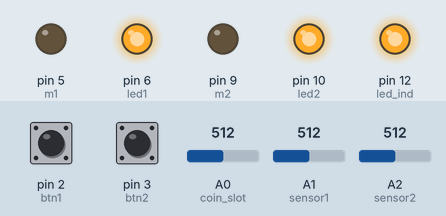
This sketch was run on a simulated Arduino Uno, built with avr-gcc and run on an emulated ATmega328P. On the bench: output pins drawn as LEDs (lit = HIGH). The test bench sets the inputs (shaded band); at power-on: A1 (sensor1) = 512, pin 2 (btn1) HIGH, pin 3 (btn2) HIGH, A0 (coin_slot) = 512, A2 (sensor2) = 512.

Above: at 1.2 s.
1.3 s: A1 (sensor1) set to 982
2.8 s: A1 (sensor1) set to 1013
At 3.9 s:
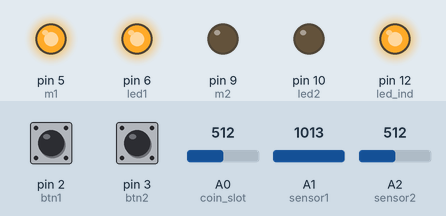
4.3 s: A1 (sensor1) set to 990
At 5.0 s:
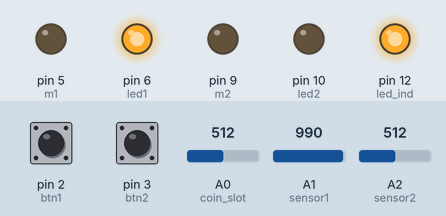
5.8 s: A1 (sensor1) set to 1010
At 6.1 s:
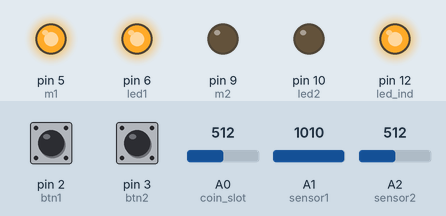
7.3 s: A1 (sensor1) set to 900
At 8.5 s:
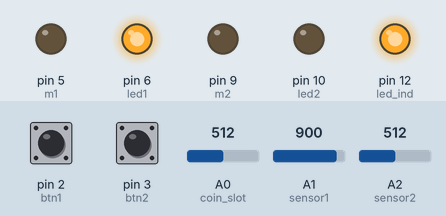
Timing chart, 0 to 9.8 s (numbered marks = the images above; inputs shaded):
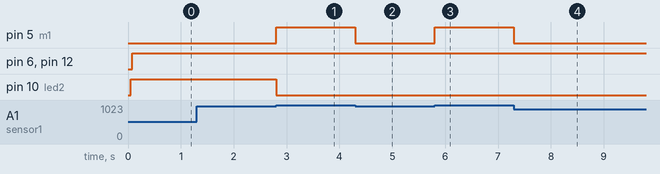

Measured:
- the behaviour switches between 999 and 1000 on A1 (sensor1) (found by bisection; images 0 and 1)
- after the input at 1.3 s, every drawn part: stays the same
- after the input at 2.8 s, pin 5 (m1): LOW → HIGH at once; pin 10 (led2): HIGH → LOW at once
- after the input at 4.3 s, pin 5 (m1): HIGH → LOW at once
- after the input at 5.8 s, pin 5 (m1): LOW → HIGH at once
- after the input at 7.3 s, pin 5 (m1): HIGH → LOW at once

The sketch:

Beer_Dispenser.ino.ino
```cpp
//===================================
//Set Timer
//for beverage A:
const int timerA_a = 0;   //x10  second
const int timerA_b = 5;   //x1   second
const int timerA_c = 5;   //x100 milliseconds
//for beverage B:
const int timerB_a = 0;   //x10  second
const int timerB_b = 5;   //x1   second
const int timerB_c = 1;   //x100 milliseconds
//===================================

//digital pin assign
int m1 = 5;         //out - pwm
int m2 = 9;         //out - pwm
int led1 = 6;       //out - pwm
int led2 = 10;      //out - pwm
int led_ind = 12;   //out
int btn1 = 2;       //in
int btn2 = 3;       //in

//analog pin assign
int sensor1 = A1;
int sensor2 = A2;
int coin_slot = A0;

//number of coins
int coin_amount = 0;

//led animation
int brightness1 = 0;
int brightness2 = 255;
int fadeAmount1 = 5;
int fadeAmount2 = 5;

int a1, b1, c1, a2, b2, c2;

unsigned long coin_prev = 0;
unsigned long coin_curr;

unsigned long led_prev = 0;
unsigned long led_curr;

unsigned long count1_prev = 0;
unsigned long count1_curr;
unsigned long count2_prev = 0;
unsigned long count2_curr;

const long count1_interval = 100;
const long count2_interval = 100;
const long coin_interval = 75;
const long led_interval = 50;

//for toggle
boolean coin_inserted = false;
boolean drink1_disabled = false;
boolean drink2_disabled = false;
boolean count1_start = false;
boolean count2_start = false;
boolean sensor1_activated = false;
boolean sensor2_activated = false;


void setup() {
//  Serial.begin(9600);
  a1 = timerA_a;
  b1 = timerA_b;
  c1 = timerA_c;
  a2 = timerB_a;
  b2 = timerB_b;
  c2 = timerB_c;
  pinMode(m1, OUTPUT);
  pinMode(m2, OUTPUT);
  pinMode(led1, OUTPUT);
  pinMode(led2, OUTPUT);
  pinMode(led_ind, OUTPUT);
  pinMode(btn1, INPUT_PULLUP);
  pinMode(btn2, INPUT_PULLUP);
}


void ledFade(){
  led_curr = millis();
  if (coin_inserted == false){
    if (led_curr - led_prev >= led_interval){
      led_prev = led_curr;

      analogWrite(led1, brightness1);
      brightness1 = brightness1 + fadeAmount1;
      if (brightness1 <= 0 || brightness1 >= 255) {
        fadeAmount1 = -fadeAmount1;
      }

      analogWrite(led2, brightness2);
      brightness2 = brightness2 - fadeAmount2;
      if (brightness1 <= 0 || brightness1 >= 255) {
        fadeAmount2 = -fadeAmount2;
      }
    }
  }
}


void ledOn(){
  if (coin_inserted == true){
    if (drink2_disabled == true){
      analogWrite(led1, 255);
      analogWrite(led2, 0);
    }
    else if (drink1_disabled == true){
      analogWrite(led2, 255);
      analogWrite(led1, 0);
    }
    else{
      analogWrite(led1, 255);
      analogWrite(led2, 255);
    }
    digitalWrite(led_ind, HIGH);
  }
  else{
    digitalWrite(led_ind, LOW);
  }
}


void coinActivate(){
  coin_curr = millis();
  if (analogRead(coin_slot) <= 1000){
    if (coin_curr - coin_prev >= coin_interval){
      coin_prev = coin_curr;
      coin_inserted = true;
      coin_amount++;
    }
  }
}


void coinDeactivate(){
  coin_inserted = false;
  coin_amount = 0;
  drink1_disabled = false;
  drink2_disabled = false;
  count1_start = false;
  count2_start = false;
}


void drinkPressed_1(){
//  ----------------------------
  if (analogRead(sensor1) >= 1000){
    sensor1_activated = true;
    if (coin_amount > 0){
      if (drink1_disabled == false){
        drink2_disabled = true;
        count1_start = true;
      }
    }
  }
  if (analogRead(sensor1) < 1000){
    sensor1_activated = false;
    count1_start = false;
  }
//  ----------------------------
  if (sensor1_activated == false){
    if (coin_amount > 0){
      if (digitalRead(btn1) == LOW){
        if (drink1_disabled == false){
          drink2_disabled = true;
          count1_start = true;
        }
      }
    }
    if (digitalRead(btn1) == HIGH){
      count1_start = false;
    }
  }
//  ----------------------------
}


void drinkPressed_2(){
//  ----------------------------
  if (analogRead(sensor2) >= 1000){
    sensor2_activated = true;
    if (coin_amount > 0){
      if (drink2_disabled == false){
        drink1_disabled = true;
        count2_start = true;
      }
    }
  }
  if (analogRead(sensor2) < 1000){
    sensor2_activated = false;
    count2_start = false;
  }
//  ----------------------------
  if (sensor2_activated == false){
    if (coin_amount > 0){
      if (digitalRead(btn2) == LOW){
        if (drink2_disabled == false){
          drink1_disabled = true;
          count2_start = true;
        }
      }
    }
    if (digitalRead(btn2) == HIGH){
      count2_start = false;
    }
  }
//  ----------------------------
}


void pourDrink_1(){
  if (count1_start == true){
    analogWrite(m1, 255);
  }
  if (count1_start == false){
    analogWrite(m1, 0);
  }
}


void pourDrink_2(){
  if (count2_start == true){
    analogWrite(m2, 255);
  }
  if (count2_start == false){
    analogWrite(m2, 0);
  }
}


void count1(){
  count1_curr = millis();
  if (count1_start == true){
    if (count1_curr - count1_prev >= count1_interval){
      count1_prev = count1_curr;
      c1--;
      if (c1 < 0){
        b1--;
        c1 = 9;
      }
      if (b1 < 0){
        a1--;
        b1 = 9;
      }
      if (a1<=0 && b1<=0 && c1<=0){
        coin_amount--;
        a1 = timerA_a;
        b1 = timerA_b;
        c1 = timerA_c;
      }
      if (coin_amount <= 0){
        a1 = timerA_a;
        b1 = timerA_b;
        c1 = timerA_c;
        count1_start = false;
        coinDeactivate();
      }
    }
  }
}


void count2(){
  count2_curr = millis();
  if (count2_start == true){
    if (count2_curr - count2_prev >= count2_interval){
      count2_prev = count2_curr;
      c2--;
      if (c2 < 0){
        b2--;
        c2 = 9;
      }
      if (b2 < 0){
        a2--;
        b2 = 9;
      }
      if (a2<=0 && b2<=0 && c2<=0){
        coin_amount--;
        a2 = timerB_a;
        b2 = timerB_b;
        c2 = timerB_c;
      }
      if (coin_amount <= 0){
        a2 = timerB_a;
        b2 = timerB_b;
        c2 = timerB_c;
        count1_start = false;
        coinDeactivate();
      }
    }
  }
}


void loop() {
  drinkPressed_1();
  drinkPressed_2();
  ledFade();
  ledOn();
  coinActivate();
  count1();
  count2();
  pourDrink_1();
  pourDrink_2();
}
```
